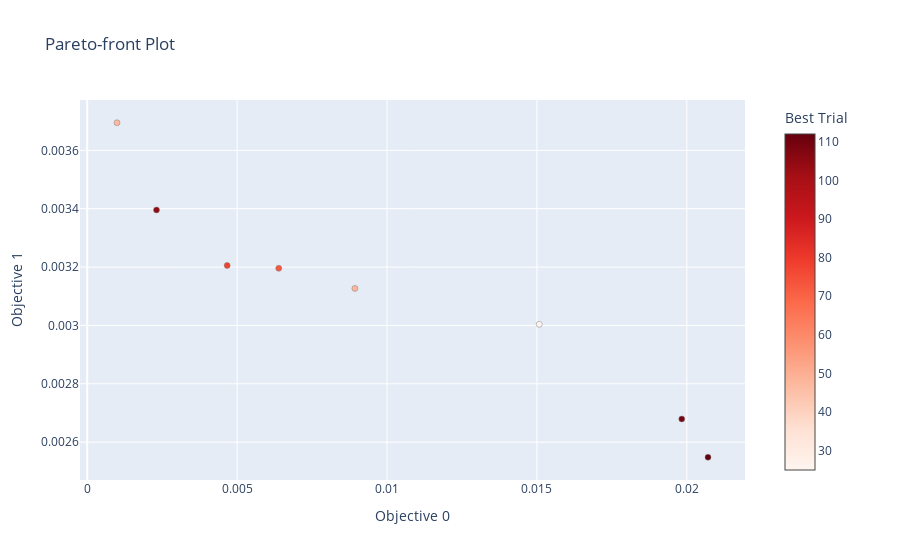

Notebook code cell kept with this figure:
### Code cell
optuna.visualization.plot_pareto_front(opt_trial.study, include_dominated_trials=False)

### Figure 1 — Plotly figure (JSON) as saved in the notebook; plotly's stock layout.template omitted (floating-point values rounded to 4 significant figures)
{"data": [{"hovertemplate": "%{text}<extra>Trial</extra>", "marker": {"color": [], "colorbar": {"title": {"text": "Trial"}}, "colorscale": [[0, "rgb(247,251,255)"], [0.125, "rgb(222,235,247)"], [0.25, "rgb(198,219,239)"], [0.375, "rgb(158,202,225)"], [0.5, "rgb(107,174,214)"], [0.625, "rgb(66,146,198)"], [0.75, "rgb(33,113,181)"], [0.875, "rgb(8,81,156)"], [1, "rgb(8,48,107)"]], "line": {"color": "Grey", "width": 0.5}}, "mode": "markers", "showlegend": false, "text": [], "type": "scatter", "x": [], "y": []}, {"hovertemplate": "%{text}<extra>Best Trial</extra>", "marker": {"color": [25, 47, 48, 73, 78, 105, 109, 112], "colorbar": {"title": {"text": "Best Trial"}, "x": 1, "xpad": 40, "y": 0.5}, "colorscale": [[0, "rgb(255,245,240)"], [0.125, "rgb(254,224,210)"], [0.25, "rgb(252,187,161)"], [0.375, "rgb(252,146,114)"], [0.5, "rgb(251,106,74)"], [0.625, "rgb(239,59,44)"], [0.75, "rgb(203,24,29)"], [0.875, "rgb(165,15,21)"], [1, "rgb(103,0,13)"]], "line": {"color": "Grey", "width": 0.5}}, "mode": "markers", "showlegend": false, "text": ["{<br>  \"number\": 25,<br>  \"values\": [<br>    0.01507708397017874,<br>    0.0030037988154734824<br>  ],<br>  \"params\": {<br>    \"hkb_1\": 25.71419999999999,<br>    \"vkb_1\": 42.088599999999985,<br>    \"hkb_2\": 36.638999999999996,<br>    \"vkb_2\": 16.43079999999999,<br>    \"hkb_3\": 0.0245771823237902,<br>    \"vkb_3\": 0.012359877559829889,<br>    \"hkb_4\": 29.6,<br>    \"vkb_4\": 0.9000000000000021<br>  },<br>  \"user_attrs\": {<br>    \"wsum\": 0.40590726646509423<br>  }<br>}", "{<br>  \"number\": 47,<br>  \"values\": [<br>    0.0009933806279649622,<br>    0.0036946435109512523<br>  ],<br>  \"params\": {<br>    \"hkb_1\": 25.71419999999999,<br>    \"vkb_1\": 42.088599999999985,<br>    \"hkb_2\": 36.638999999999996,<br>    \"vkb_2\": 16.43079999999999,<br>    \"hkb_3\": 0.02981317007977318,<br>    \"vkb_3\": -0.003348085708119078,<br>    \"hkb_4\": 12.600000000000001,<br>    \"vkb_4\": 8.200000000000003<br>  },<br>  \"user_attrs\": {<br>    \"wsum\": 0.4047060493798002<br>  }<br>}", "{<br>  \"number\": 48,<br>  \"values\": [<br>    0.008928666807396433,<br>    0.003126942202183711<br>  ],<br>  \"params\": {<br>    \"hkb_1\": 25.71419999999999,<br>    \"vkb_1\": 42.088599999999985,<br>    \"hkb_2\": 36.638999999999996,<br>    \"vkb_2\": 16.43079999999999,<br>    \"hkb_3\": 0.022831853071795867,<br>    \"vkb_3\": 0.001887902047863911,<br>    \"hkb_4\": 21.700000000000003,<br>    \"vkb_4\": 2.8000000000000043<br>  },<br>  \"user_attrs\": {<br>    \"wsum\": 1.206054592259014<br>  }<br>}", "{<br>  \"number\": 73,<br>  \"values\": [<br>    0.00638821174213533,<br>    0.003195814916830471<br>  ],<br>  \"params\": {<br>    \"hkb_1\": 25.71419999999999,<br>    \"vkb_1\": 42.088599999999985,<br>    \"hkb_2\": 36.638999999999996,<br>    \"vkb_2\": 16.43079999999999,<br>    \"hkb_3\": 0.021086523819801535,<br>    \"vkb_3\": 0.003633231299858236,<br>    \"hkb_4\": 18.700000000000003,<br>    \"vkb_4\": 6.100000000000001<br>  },<br>  \"user_attrs\": {<br>    \"wsum\": 0.6560584644637867<br>  }<br>}", "{<br>  \"number\": 78,<br>  \"values\": [<br>    0.004668184170863184,<br>    0.003205537742680197<br>  ],<br>  \"params\": {<br>    \"hkb_1\": 25.71419999999999,<br>    \"vkb_1\": 42.088599999999985,<br>    \"hkb_2\": 36.638999999999996,<br>    \"vkb_2\": 16.43079999999999,<br>    \"hkb_3\": 0.03853981633974483,<br>    \"vkb_3\": 0.001887902047863911,<br>    \"hkb_4\": 18.900000000000006,<br>    \"vkb_4\": 9.800000000000004<br>  },<br>  \"user_attrs\": {<br>    \"wsum\": 1.7056826012870088<br>  }<br>}", "{<br>  \"number\": 105,<br>  \"values\": [<br>    0.0023108231037293043,<br>    0.0033957909840749818<br>  ],<br>  \"params\": {<br>    \"hkb_1\": 25.71419999999999,<br>    \"vkb_1\": 42.088599999999985,<br>    \"hkb_2\": 36.638999999999996,<br>    \"vkb_2\": 16.43079999999999,<br>    \"hkb_3\": 0.033303828583761845,<br>    \"vkb_3\": -0.003348085708119078,<br>    \"hkb_4\": 17.1,<br>    \"vkb_4\": 6.600000000000001<br>  },<br>  \"user_attrs\": {<br>    \"wsum\": 0.7147076330030554<br>  }<br>}", "{<br>  \"number\": 109,<br>  \"values\": [<br>    0.019831285077453173,<br>    0.0026794900686411423<br>  ],<br>  \"params\": {<br>    \"hkb_1\": 25.71419999999999,<br>    \"vkb_1\": 42.088599999999985,<br>    \"hkb_2\": 36.638999999999996,<br>    \"vkb_2\": 16.43079999999999,<br>    \"hkb_3\": 0.0071238898038469,<br>    \"vkb_3\": 0.010614548307835557,<br>    \"hkb_4\": 30.0,<br>    \"vkb_4\": 1.2000000000000028<br>  },<br>  \"user_attrs\": {<br>    \"wsum\": 0.41425885555337677<br>  }<br>}", "{<br>  \"number\": 112,<br>  \"values\": [<br>    0.020706250262879776,<br>    0.002548300587478503<br>  ],<br>  \"params\": {<br>    \"hkb_1\": 25.71419999999999,<br>    \"vkb_1\": 42.088599999999985,<br>    \"hkb_2\": 36.638999999999996,<br>    \"vkb_2\": 16.43079999999999,<br>    \"hkb_3\": 0.003633231299858236,<br>    \"vkb_3\": 0.003633231299858236,<br>    \"hkb_4\": 29.800000000000004,<br>    \"vkb_4\": 2.200000000000003<br>  },<br>  \"user_attrs\": {<br>    \"wsum\": 1.1123173618109337<br>  }<br>}"], "type": "scatter", "x": [0.01508, 0.0009934, 0.008929, 0.006388, 0.004668, 0.002311, 0.01983, 0.02071], "y": [0.003004, 0.003695, 0.003127, 0.003196, 0.003206, 0.003396, 0.002679, 0.002548]}], "layout": {"autosize": true, "title": {"text": "Pareto-front Plot"}, "xaxis": {"autorange": true, "range": [-0.0001929, 0.02189], "title": {"text": "Objective 0"}, "type": "linear"}, "yaxis": {"autorange": true, "range": [0.002454, 0.003789], "title": {"text": "Objective 1"}, "type": "linear"}}}
